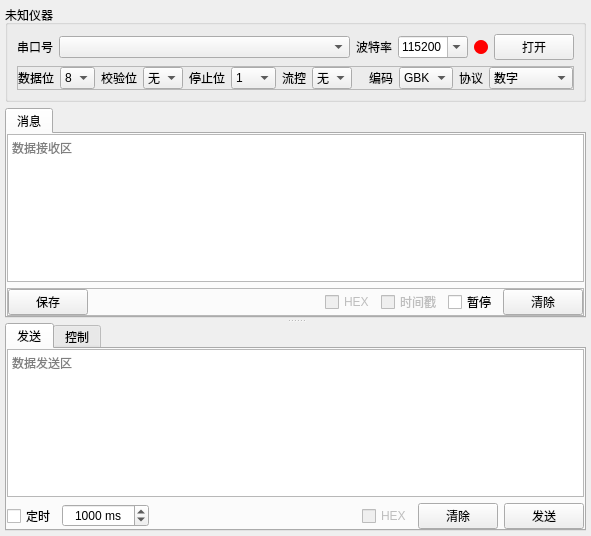
<?xml version="1.0" encoding="UTF-8"?>
<ui version="4.0">
 <class>StartCommunication</class>
 <widget class="QWidget" name="StartCommunication">
  <property name="geometry">
   <rect>
    <x>0</x>
    <y>0</y>
    <width>591</width>
    <height>536</height>
   </rect>
  </property>
  <property name="windowTitle">
   <string>Form</string>
  </property>
  <layout class="QVBoxLayout" name="verticalLayout">
   <property name="leftMargin">
    <number>5</number>
   </property>
   <property name="topMargin">
    <number>5</number>
   </property>
   <property name="rightMargin">
    <number>5</number>
   </property>
   <property name="bottomMargin">
    <number>5</number>
   </property>
   <item>
    <widget class="QGroupBox" name="gbxSerialSetting">
     <property name="title">
      <string>未知仪器</string>
     </property>
     <layout class="QGridLayout" name="gridLayout_4">
      <item row="1" column="0">
       <widget class="QFrame" name="boxSerialSetting">
        <property name="sizePolicy">
         <sizepolicy hsizetype="Preferred" vsizetype="Fixed">
          <horstretch>0</horstretch>
          <verstretch>0</verstretch>
         </sizepolicy>
        </property>
        <property name="frameShape">
         <enum>QFrame::StyledPanel</enum>
        </property>
        <property name="frameShadow">
         <enum>QFrame::Raised</enum>
        </property>
        <layout class="QHBoxLayout" name="horizontalLayout_7">
         <property name="leftMargin">
          <number>0</number>
         </property>
         <property name="topMargin">
          <number>0</number>
         </property>
         <property name="rightMargin">
          <number>0</number>
         </property>
         <property name="bottomMargin">
          <number>0</number>
         </property>
         <item>
          <widget class="QLabel" name="label_3">
           <property name="text">
            <string>数据位</string>
           </property>
          </widget>
         </item>
         <item>
          <widget class="QComboBox" name="cbDataBit">
           <property name="minimumSize">
            <size>
             <width>35</width>
             <height>0</height>
            </size>
           </property>
           <property name="maximumSize">
            <size>
             <width>40</width>
             <height>16777215</height>
            </size>
           </property>
           <item>
            <property name="text">
             <string>8</string>
            </property>
           </item>
           <item>
            <property name="text">
             <string>7</string>
            </property>
           </item>
           <item>
            <property name="text">
             <string>6</string>
            </property>
           </item>
           <item>
            <property name="text">
             <string>5</string>
            </property>
           </item>
          </widget>
         </item>
         <item>
          <widget class="QLabel" name="label_4">
           <property name="text">
            <string>校验位</string>
           </property>
          </widget>
         </item>
         <item>
          <widget class="QComboBox" name="cbCheckBit">
           <property name="minimumSize">
            <size>
             <width>40</width>
             <height>0</height>
            </size>
           </property>
           <property name="maximumSize">
            <size>
             <width>40</width>
             <height>16777215</height>
            </size>
           </property>
           <item>
            <property name="text">
             <string>无</string>
            </property>
           </item>
           <item>
            <property name="text">
             <string>奇</string>
            </property>
           </item>
           <item>
            <property name="text">
             <string>偶</string>
            </property>
           </item>
          </widget>
         </item>
         <item>
          <widget class="QLabel" name="label_5">
           <property name="text">
            <string>停止位</string>
           </property>
          </widget>
         </item>
         <item>
          <widget class="QComboBox" name="cbStopBit">
           <property name="minimumSize">
            <size>
             <width>45</width>
             <height>0</height>
            </size>
           </property>
           <property name="maximumSize">
            <size>
             <width>40</width>
             <height>16777215</height>
            </size>
           </property>
           <item>
            <property name="text">
             <string>1</string>
            </property>
           </item>
           <item>
            <property name="text">
             <string>1.5</string>
            </property>
           </item>
           <item>
            <property name="text">
             <string>2</string>
            </property>
           </item>
          </widget>
         </item>
         <item>
          <widget class="QLabel" name="label_6">
           <property name="text">
            <string>流控</string>
           </property>
          </widget>
         </item>
         <item>
          <widget class="QComboBox" name="cbFlowCtrl">
           <property name="minimumSize">
            <size>
             <width>40</width>
             <height>0</height>
            </size>
           </property>
           <property name="maximumSize">
            <size>
             <width>40</width>
             <height>16777215</height>
            </size>
           </property>
           <property name="currentIndex">
            <number>0</number>
           </property>
           <item>
            <property name="text">
             <string>无</string>
            </property>
           </item>
           <item>
            <property name="text">
             <string>HW</string>
            </property>
           </item>
           <item>
            <property name="text">
             <string>SW</string>
            </property>
           </item>
          </widget>
         </item>
         <item>
          <spacer name="horizontalSpacer_4">
           <property name="orientation">
            <enum>Qt::Horizontal</enum>
           </property>
           <property name="sizeHint" stdset="0">
            <size>
             <width>40</width>
             <height>20</height>
            </size>
           </property>
          </spacer>
         </item>
         <item>
          <widget class="QLabel" name="label_9">
           <property name="text">
            <string>编码</string>
           </property>
          </widget>
         </item>
         <item>
          <widget class="QComboBox" name="cbEncode">
           <property name="minimumSize">
            <size>
             <width>54</width>
             <height>0</height>
            </size>
           </property>
           <property name="currentIndex">
            <number>1</number>
           </property>
           <item>
            <property name="text">
             <string>无</string>
            </property>
           </item>
           <item>
            <property name="text">
             <string>GBK</string>
            </property>
           </item>
           <item>
            <property name="text">
             <string>Big5</string>
            </property>
           </item>
           <item>
            <property name="text">
             <string>UTF8</string>
            </property>
           </item>
           <item>
            <property name="text">
             <string>UTF16</string>
            </property>
           </item>
           <item>
            <property name="text">
             <string>ISO8859</string>
            </property>
           </item>
          </widget>
         </item>
         <item>
          <widget class="QLabel" name="label_10">
           <property name="text">
            <string>协议</string>
           </property>
          </widget>
         </item>
         <item>
          <widget class="QComboBox" name="cbAnalyse">
           <property name="minimumSize">
            <size>
             <width>84</width>
             <height>0</height>
            </size>
           </property>
           <property name="currentIndex">
            <number>1</number>
           </property>
           <item>
            <property name="text">
             <string>无</string>
            </property>
           </item>
           <item>
            <property name="text">
             <string>数字</string>
            </property>
           </item>
           <item>
            <property name="text">
             <string>$T=数字 ;</string>
            </property>
           </item>
          </widget>
         </item>
        </layout>
       </widget>
      </item>
      <item row="0" column="0">
       <widget class="QFrame" name="frame_6">
        <property name="sizePolicy">
         <sizepolicy hsizetype="Preferred" vsizetype="Fixed">
          <horstretch>0</horstretch>
          <verstretch>0</verstretch>
         </sizepolicy>
        </property>
        <layout class="QVBoxLayout" name="verticalLayout_2">
         <property name="leftMargin">
          <number>0</number>
         </property>
         <property name="topMargin">
          <number>0</number>
         </property>
         <property name="rightMargin">
          <number>0</number>
         </property>
         <property name="bottomMargin">
          <number>0</number>
         </property>
         <item>
          <layout class="QHBoxLayout" name="horizontalLayout_3">
           <item>
            <widget class="QLabel" name="label_7">
             <property name="maximumSize">
              <size>
               <width>36</width>
               <height>16777215</height>
              </size>
             </property>
             <property name="text">
              <string>串口号</string>
             </property>
            </widget>
           </item>
           <item>
            <widget class="QComboBox" name="cbSerial">
             <property name="sizePolicy">
              <sizepolicy hsizetype="Preferred" vsizetype="Fixed">
               <horstretch>0</horstretch>
               <verstretch>0</verstretch>
              </sizepolicy>
             </property>
            </widget>
           </item>
           <item>
            <widget class="QLabel" name="label_8">
             <property name="maximumSize">
              <size>
               <width>36</width>
               <height>16777215</height>
              </size>
             </property>
             <property name="text">
              <string>波特率</string>
             </property>
            </widget>
           </item>
           <item>
            <widget class="QComboBox" name="cbBaudrate">
             <property name="minimumSize">
              <size>
               <width>70</width>
               <height>0</height>
              </size>
             </property>
             <property name="maximumSize">
              <size>
               <width>70</width>
               <height>16777215</height>
              </size>
             </property>
             <property name="editable">
              <bool>true</bool>
             </property>
             <property name="currentIndex">
              <number>11</number>
             </property>
             <item>
              <property name="text">
               <string>300</string>
              </property>
             </item>
             <item>
              <property name="text">
               <string>600</string>
              </property>
             </item>
             <item>
              <property name="text">
               <string>900</string>
              </property>
             </item>
             <item>
              <property name="text">
               <string>1200</string>
              </property>
             </item>
             <item>
              <property name="text">
               <string>2400</string>
              </property>
             </item>
             <item>
              <property name="text">
               <string>4800</string>
              </property>
             </item>
             <item>
              <property name="text">
               <string>9600</string>
              </property>
             </item>
             <item>
              <property name="text">
               <string>19200</string>
              </property>
             </item>
             <item>
              <property name="text">
               <string>28800</string>
              </property>
             </item>
             <item>
              <property name="text">
               <string>38400</string>
              </property>
             </item>
             <item>
              <property name="text">
               <string>56000</string>
              </property>
             </item>
             <item>
              <property name="text">
               <string>115200</string>
              </property>
             </item>
             <item>
              <property name="text">
               <string>128000</string>
              </property>
             </item>
             <item>
              <property name="text">
               <string>230400</string>
              </property>
             </item>
             <item>
              <property name="text">
               <string>460800</string>
              </property>
             </item>
             <item>
              <property name="text">
               <string>921600</string>
              </property>
             </item>
             <item>
              <property name="text">
               <string>1382400</string>
              </property>
             </item>
             <item>
              <property name="text">
               <string>1500000</string>
              </property>
             </item>
             <item>
              <property name="text">
               <string>2000000</string>
              </property>
             </item>
            </widget>
           </item>
           <item>
            <widget class="QLabel" name="led">
             <property name="sizePolicy">
              <sizepolicy hsizetype="Fixed" vsizetype="Fixed">
               <horstretch>0</horstretch>
               <verstretch>0</verstretch>
              </sizepolicy>
             </property>
             <property name="minimumSize">
              <size>
               <width>14</width>
               <height>14</height>
              </size>
             </property>
             <property name="maximumSize">
              <size>
               <width>14</width>
               <height>14</height>
              </size>
             </property>
             <property name="styleSheet">
              <string notr="true">border-radius:7px;background-color: red;
</string>
             </property>
             <property name="text">
              <string/>
             </property>
            </widget>
           </item>
           <item>
            <widget class="QPushButton" name="btnSerialSwitch">
             <property name="maximumSize">
              <size>
               <width>80</width>
               <height>16777215</height>
              </size>
             </property>
             <property name="text">
              <string>打开</string>
             </property>
             <property name="icon">
              <iconset resource="../main.qrc">
               <normaloff>:/icon/disconnect.ico</normaloff>:/icon/disconnect.ico</iconset>
             </property>
            </widget>
           </item>
          </layout>
         </item>
        </layout>
       </widget>
      </item>
     </layout>
    </widget>
   </item>
   <item>
    <widget class="QSplitter" name="splitter">
     <property name="orientation">
      <enum>Qt::Vertical</enum>
     </property>
     <property name="handleWidth">
      <number>5</number>
     </property>
     <widget class="QTabWidget" name="tabReceive">
      <property name="styleSheet">
       <string notr="true"/>
      </property>
      <property name="currentIndex">
       <number>0</number>
      </property>
      <widget class="QWidget" name="tab_5">
       <attribute name="title">
        <string>消息</string>
       </attribute>
       <layout class="QGridLayout" name="gridLayout_6">
        <property name="leftMargin">
         <number>0</number>
        </property>
        <property name="topMargin">
         <number>0</number>
        </property>
        <property name="rightMargin">
         <number>0</number>
        </property>
        <property name="bottomMargin">
         <number>0</number>
        </property>
        <item row="3" column="0">
         <layout class="QHBoxLayout" name="horizontalLayout_5"/>
        </item>
        <item row="1" column="0">
         <widget class="QTextEdit" name="teRecv">
          <property name="readOnly">
           <bool>true</bool>
          </property>
          <property name="placeholderText">
           <string>数据接收区</string>
          </property>
         </widget>
        </item>
        <item row="2" column="0">
         <widget class="QFrame" name="frame_2">
          <property name="frameShape">
           <enum>QFrame::StyledPanel</enum>
          </property>
          <property name="frameShadow">
           <enum>QFrame::Raised</enum>
          </property>
          <layout class="QHBoxLayout" name="horizontalLayout_10">
           <property name="leftMargin">
            <number>0</number>
           </property>
           <property name="topMargin">
            <number>0</number>
           </property>
           <property name="rightMargin">
            <number>0</number>
           </property>
           <property name="bottomMargin">
            <number>0</number>
           </property>
           <item>
            <widget class="QPushButton" name="btnSaveRecvTE">
             <property name="enabled">
              <bool>true</bool>
             </property>
             <property name="whatsThis">
              <string>保存</string>
             </property>
             <property name="text">
              <string>保存</string>
             </property>
             <property name="icon">
              <iconset resource="../main.qrc">
               <normaloff>:/icon/save.ico</normaloff>:/icon/save.ico</iconset>
             </property>
             <property name="iconSize">
              <size>
               <width>16</width>
               <height>16</height>
              </size>
             </property>
            </widget>
           </item>
           <item>
            <spacer name="horizontalSpacer_2">
             <property name="orientation">
              <enum>Qt::Horizontal</enum>
             </property>
             <property name="sizeHint" stdset="0">
              <size>
               <width>40</width>
               <height>20</height>
              </size>
             </property>
            </spacer>
           </item>
           <item>
            <widget class="QCheckBox" name="checkBox_6">
             <property name="enabled">
              <bool>false</bool>
             </property>
             <property name="sizePolicy">
              <sizepolicy hsizetype="Fixed" vsizetype="Fixed">
               <horstretch>0</horstretch>
               <verstretch>0</verstretch>
              </sizepolicy>
             </property>
             <property name="text">
              <string>HEX</string>
             </property>
            </widget>
           </item>
           <item>
            <widget class="QCheckBox" name="checkBox_8">
             <property name="enabled">
              <bool>false</bool>
             </property>
             <property name="sizePolicy">
              <sizepolicy hsizetype="Fixed" vsizetype="Fixed">
               <horstretch>0</horstretch>
               <verstretch>0</verstretch>
              </sizepolicy>
             </property>
             <property name="text">
              <string>时间戳</string>
             </property>
            </widget>
           </item>
           <item>
            <widget class="QCheckBox" name="cbPause">
             <property name="sizePolicy">
              <sizepolicy hsizetype="Fixed" vsizetype="Fixed">
               <horstretch>0</horstretch>
               <verstretch>0</verstretch>
              </sizepolicy>
             </property>
             <property name="text">
              <string>暂停</string>
             </property>
            </widget>
           </item>
           <item>
            <widget class="QPushButton" name="btnClearRecvTE">
             <property name="whatsThis">
              <string>清除</string>
             </property>
             <property name="text">
              <string>清除</string>
             </property>
             <property name="icon">
              <iconset resource="../main.qrc">
               <normaloff>:/icon/clear.ico</normaloff>:/icon/clear.ico</iconset>
             </property>
             <property name="iconSize">
              <size>
               <width>16</width>
               <height>16</height>
              </size>
             </property>
            </widget>
           </item>
          </layout>
         </widget>
        </item>
       </layout>
      </widget>
     </widget>
     <widget class="QTabWidget" name="tabWidget_2">
      <property name="currentIndex">
       <number>0</number>
      </property>
      <widget class="QWidget" name="tab_3">
       <attribute name="title">
        <string>发送</string>
       </attribute>
       <layout class="QGridLayout" name="gridLayout">
        <property name="leftMargin">
         <number>0</number>
        </property>
        <property name="topMargin">
         <number>0</number>
        </property>
        <property name="rightMargin">
         <number>0</number>
        </property>
        <property name="bottomMargin">
         <number>0</number>
        </property>
        <item row="0" column="0">
         <widget class="QTextEdit" name="teSend">
          <property name="placeholderText">
           <string>数据发送区</string>
          </property>
         </widget>
        </item>
        <item row="1" column="0">
         <layout class="QHBoxLayout" name="horizontalLayout">
          <item>
           <widget class="QCheckBox" name="cbSendRegular">
            <property name="sizePolicy">
             <sizepolicy hsizetype="Fixed" vsizetype="Fixed">
              <horstretch>0</horstretch>
              <verstretch>0</verstretch>
             </sizepolicy>
            </property>
            <property name="text">
             <string>定时</string>
            </property>
           </widget>
          </item>
          <item>
           <widget class="QSpinBox" name="spbxRegularTime">
            <property name="sizePolicy">
             <sizepolicy hsizetype="Preferred" vsizetype="Fixed">
              <horstretch>0</horstretch>
              <verstretch>0</verstretch>
             </sizepolicy>
            </property>
            <property name="alignment">
             <set>Qt::AlignCenter</set>
            </property>
            <property name="suffix">
             <string> ms</string>
            </property>
            <property name="maximum">
             <number>360000</number>
            </property>
            <property name="singleStep">
             <number>50</number>
            </property>
            <property name="value">
             <number>1000</number>
            </property>
           </widget>
          </item>
          <item>
           <spacer name="horizontalSpacer">
            <property name="orientation">
             <enum>Qt::Horizontal</enum>
            </property>
            <property name="sizeHint" stdset="0">
             <size>
              <width>40</width>
              <height>20</height>
             </size>
            </property>
           </spacer>
          </item>
          <item>
           <widget class="QCheckBox" name="checkBox_4">
            <property name="enabled">
             <bool>false</bool>
            </property>
            <property name="sizePolicy">
             <sizepolicy hsizetype="Fixed" vsizetype="Fixed">
              <horstretch>0</horstretch>
              <verstretch>0</verstretch>
             </sizepolicy>
            </property>
            <property name="text">
             <string>HEX</string>
            </property>
           </widget>
          </item>
          <item>
           <widget class="QPushButton" name="btnClearSendTE">
            <property name="text">
             <string>清除</string>
            </property>
            <property name="icon">
             <iconset resource="../main.qrc">
              <normaloff>:/icon/clear.ico</normaloff>:/icon/clear.ico</iconset>
            </property>
           </widget>
          </item>
          <item>
           <widget class="QPushButton" name="btnSend">
            <property name="text">
             <string>发送</string>
            </property>
            <property name="icon">
             <iconset resource="../main.qrc">
              <normaloff>:/icon/send.ico</normaloff>:/icon/send.ico</iconset>
            </property>
           </widget>
          </item>
         </layout>
        </item>
       </layout>
      </widget>
      <widget class="QWidget" name="tab_4">
       <attribute name="title">
        <string>控制</string>
       </attribute>
       <layout class="QGridLayout" name="gridLayout_8">
        <property name="leftMargin">
         <number>0</number>
        </property>
        <property name="topMargin">
         <number>0</number>
        </property>
        <property name="rightMargin">
         <number>0</number>
        </property>
        <property name="bottomMargin">
         <number>0</number>
        </property>
        <item row="0" column="0">
         <widget class="QScrollArea" name="scrollArea">
          <property name="widgetResizable">
           <bool>true</bool>
          </property>
          <widget class="QWidget" name="scrollAreaWidgetContents_2">
           <property name="geometry">
            <rect>
             <x>0</x>
             <y>0</y>
             <width>573</width>
             <height>184</height>
            </rect>
           </property>
           <layout class="QGridLayout" name="gridLayout_7">
            <item row="4" column="2">
             <widget class="QCheckBox" name="checkBox_25">
              <property name="sizePolicy">
               <sizepolicy hsizetype="Fixed" vsizetype="Fixed">
                <horstretch>0</horstretch>
                <verstretch>0</verstretch>
               </sizepolicy>
              </property>
              <property name="text">
               <string>HEX</string>
              </property>
             </widget>
            </item>
            <item row="0" column="1">
             <widget class="QTextEdit" name="textEdit_3">
              <property name="maximumSize">
               <size>
                <width>16777215</width>
                <height>25</height>
               </size>
              </property>
              <property name="placeholderText">
               <string>发送内容</string>
              </property>
             </widget>
            </item>
            <item row="4" column="0">
             <widget class="QLineEdit" name="lineEdit_3">
              <property name="text">
               <string/>
              </property>
              <property name="placeholderText">
               <string>指令注释</string>
              </property>
             </widget>
            </item>
            <item row="4" column="1">
             <widget class="QTextEdit" name="textEdit_7">
              <property name="maximumSize">
               <size>
                <width>16777215</width>
                <height>25</height>
               </size>
              </property>
              <property name="placeholderText">
               <string>发送内容</string>
              </property>
             </widget>
            </item>
            <item row="0" column="2">
             <widget class="QCheckBox" name="checkBox_26">
              <property name="sizePolicy">
               <sizepolicy hsizetype="Fixed" vsizetype="Fixed">
                <horstretch>0</horstretch>
                <verstretch>0</verstretch>
               </sizepolicy>
              </property>
              <property name="text">
               <string>HEX</string>
              </property>
             </widget>
            </item>
            <item row="3" column="1">
             <widget class="QTextEdit" name="textEdit_6">
              <property name="maximumSize">
               <size>
                <width>16777215</width>
                <height>25</height>
               </size>
              </property>
              <property name="placeholderText">
               <string>发送内容</string>
              </property>
             </widget>
            </item>
            <item row="3" column="3">
             <widget class="QPushButton" name="pushButton_9">
              <property name="text">
               <string>发送</string>
              </property>
             </widget>
            </item>
            <item row="4" column="3">
             <widget class="QPushButton" name="pushButton_10">
              <property name="text">
               <string>发送</string>
              </property>
             </widget>
            </item>
            <item row="2" column="0">
             <widget class="QLineEdit" name="lineEdit_2">
              <property name="text">
               <string/>
              </property>
              <property name="placeholderText">
               <string>指令注释</string>
              </property>
             </widget>
            </item>
            <item row="3" column="2">
             <widget class="QCheckBox" name="checkBox_24">
              <property name="sizePolicy">
               <sizepolicy hsizetype="Fixed" vsizetype="Fixed">
                <horstretch>0</horstretch>
                <verstretch>0</verstretch>
               </sizepolicy>
              </property>
              <property name="text">
               <string>HEX</string>
              </property>
             </widget>
            </item>
            <item row="2" column="1">
             <widget class="QTextEdit" name="textEdit_5">
              <property name="maximumSize">
               <size>
                <width>16777215</width>
                <height>25</height>
               </size>
              </property>
              <property name="placeholderText">
               <string>发送内容</string>
              </property>
             </widget>
            </item>
            <item row="1" column="2">
             <widget class="QCheckBox" name="checkBox_11">
              <property name="sizePolicy">
               <sizepolicy hsizetype="Fixed" vsizetype="Fixed">
                <horstretch>0</horstretch>
                <verstretch>0</verstretch>
               </sizepolicy>
              </property>
              <property name="text">
               <string>HEX</string>
              </property>
             </widget>
            </item>
            <item row="3" column="0">
             <widget class="QLineEdit" name="lineEdit_5">
              <property name="text">
               <string/>
              </property>
              <property name="placeholderText">
               <string>指令注释</string>
              </property>
             </widget>
            </item>
            <item row="0" column="0">
             <widget class="QLineEdit" name="lineEdit">
              <property name="text">
               <string/>
              </property>
              <property name="placeholderText">
               <string>指令注释</string>
              </property>
             </widget>
            </item>
            <item row="2" column="3">
             <widget class="QPushButton" name="pushButton_8">
              <property name="text">
               <string>发送</string>
              </property>
             </widget>
            </item>
            <item row="0" column="3">
             <widget class="QPushButton" name="pushButton_3">
              <property name="sizePolicy">
               <sizepolicy hsizetype="Minimum" vsizetype="Fixed">
                <horstretch>0</horstretch>
                <verstretch>0</verstretch>
               </sizepolicy>
              </property>
              <property name="text">
               <string>发送</string>
              </property>
             </widget>
            </item>
            <item row="1" column="1">
             <widget class="QTextEdit" name="textEdit_4">
              <property name="maximumSize">
               <size>
                <width>16777215</width>
                <height>25</height>
               </size>
              </property>
              <property name="placeholderText">
               <string>发送内容</string>
              </property>
             </widget>
            </item>
            <item row="2" column="2">
             <widget class="QCheckBox" name="checkBox_23">
              <property name="sizePolicy">
               <sizepolicy hsizetype="Fixed" vsizetype="Fixed">
                <horstretch>0</horstretch>
                <verstretch>0</verstretch>
               </sizepolicy>
              </property>
              <property name="text">
               <string>HEX</string>
              </property>
             </widget>
            </item>
            <item row="1" column="3">
             <widget class="QPushButton" name="pushButton_4">
              <property name="text">
               <string>发送</string>
              </property>
             </widget>
            </item>
            <item row="5" column="1">
             <spacer name="verticalSpacer_2">
              <property name="orientation">
               <enum>Qt::Vertical</enum>
              </property>
              <property name="sizeHint" stdset="0">
               <size>
                <width>20</width>
                <height>40</height>
               </size>
              </property>
             </spacer>
            </item>
            <item row="1" column="0">
             <widget class="QLineEdit" name="lineEdit_4">
              <property name="text">
               <string/>
              </property>
              <property name="placeholderText">
               <string>指令注释</string>
              </property>
             </widget>
            </item>
           </layout>
          </widget>
         </widget>
        </item>
       </layout>
      </widget>
     </widget>
    </widget>
   </item>
  </layout>
 </widget>
 <resources>
  <include location="../main.qrc"/>
 </resources>
 <connections/>
</ui>
